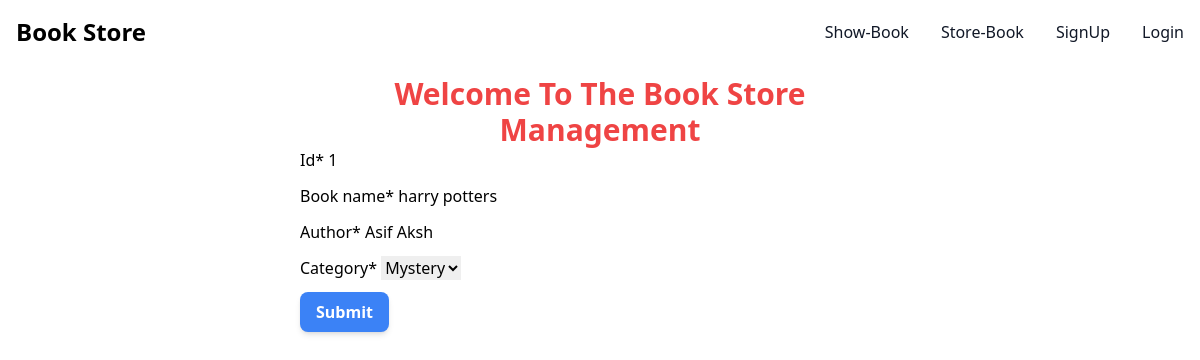
The app's page /edit_book/1 with its own data.
### books/models.py (models this page shows)
class BookStoreModel(models.Model):
    CATEGORY = (
        ('Mystery', 'Mystery'),
        ('Thriller','Thriller'),
        ('Sci_Fi', 'Sci_Fi'),
        ('Humor', 'Humor'),
        ('Horror', 'Horror'),
    )
    id = models.IntegerField(primary_key=True)
    book_name = models.CharField(max_length=30)
    author = models.CharField(max_length=30)
    category = models.CharField(max_length=30, choices=CATEGORY)
    first_pub = models.DateTimeField(auto_now_add=True)
    last_pub = models.DateTimeField(auto_now=True)

### books/views.py (the view)
# urls.py: path('edit_book/<int:id>',views.edit_book,name ='edit_book'),
def edit_book(request, id):
    book = BookStoreModel.objects.get(pk=id)
    form = bookStoreForm(instance=book)
    if request.method == 'POST':
        form =bookStoreForm(request.POST,instance=book)
        if form.is_valid():
            form.save(commit=True)
            return redirect('show_book')
    return render(request,'store_book.html',{'form':form})

### books/forms.py
class bookStoreForm(forms.ModelForm):
    class Meta:
        model = BookStoreModel
        fields = ['id','book_name','author','category']

### books/templates/store_book.html (shortened to what this page needs)
{% extends "base.html" %}
{% load crispy_forms_tags %}
{% block content%}
<div class="w-1/2 mx-auto mt-3">
    <h1 class="text-3xl text-center font-semibold text-red-500">Welcome To The Book Store Management</h1>
    <form method="post">
        {{form|crispy}}
         <button class="py-2 px-4 bg-blue-500 text-white font-semibold rounded-lg shadow-md hover:bg-blue-700 focus:outline-none focus:ring-2 focus:ring-blue-400 focus:ring-opacity-75"type="submit">
            Submit
          </button>
    </form>
</div>
{% endblock %}

### records on screen
BookStoreModel: id "1", book_name "harry potters", author "Asif Aksh", category "Mystery"
